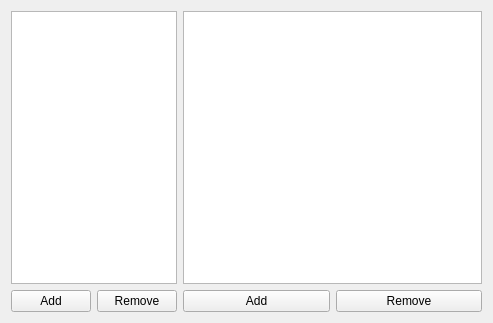
<?xml version="1.0" encoding="UTF-8"?>
<ui version="4.0">
 <class>Form</class>
 <widget class="QWidget" name="Form">
  <property name="geometry">
   <rect>
    <x>0</x>
    <y>0</y>
    <width>493</width>
    <height>323</height>
   </rect>
  </property>
  <property name="windowTitle">
   <string>Q calibrant database</string>
  </property>
  <layout class="QHBoxLayout" name="horizontalLayout">
   <item>
    <layout class="QVBoxLayout" name="verticalLayout">
     <item>
      <widget class="QListWidget" name="listWidget">
       <property name="sizePolicy">
        <sizepolicy hsizetype="Minimum" vsizetype="Expanding">
         <horstretch>0</horstretch>
         <verstretch>0</verstretch>
        </sizepolicy>
       </property>
       <property name="horizontalScrollBarPolicy">
        <enum>Qt::ScrollBarAlwaysOff</enum>
       </property>
       <property name="sizeAdjustPolicy">
        <enum>QAbstractScrollArea::AdjustToContents</enum>
       </property>
      </widget>
     </item>
     <item>
      <layout class="QHBoxLayout" name="horizontalLayout_2">
       <item>
        <widget class="QPushButton" name="addCalibrantPushButton">
         <property name="text">
          <string>Add</string>
         </property>
         <property name="icon">
          <iconset theme="list-add">
           <normaloff>.</normaloff>.</iconset>
         </property>
        </widget>
       </item>
       <item>
        <widget class="QPushButton" name="removeCalibrantPushButton">
         <property name="text">
          <string>Remove</string>
         </property>
         <property name="icon">
          <iconset theme="list-remove">
           <normaloff>.</normaloff>.</iconset>
         </property>
        </widget>
       </item>
      </layout>
     </item>
    </layout>
   </item>
   <item>
    <layout class="QVBoxLayout" name="verticalLayout_2">
     <item>
      <widget class="QTreeView" name="treeView">
       <property name="sizePolicy">
        <sizepolicy hsizetype="MinimumExpanding" vsizetype="Expanding">
         <horstretch>0</horstretch>
         <verstretch>0</verstretch>
        </sizepolicy>
       </property>
       <property name="horizontalScrollBarPolicy">
        <enum>Qt::ScrollBarAlwaysOff</enum>
       </property>
       <property name="sizeAdjustPolicy">
        <enum>QAbstractScrollArea::AdjustToContents</enum>
       </property>
       <property name="alternatingRowColors">
        <bool>true</bool>
       </property>
       <property name="uniformRowHeights">
        <bool>true</bool>
       </property>
       <property name="itemsExpandable">
        <bool>false</bool>
       </property>
      </widget>
     </item>
     <item>
      <layout class="QHBoxLayout" name="horizontalLayout_3">
       <item>
        <widget class="QPushButton" name="addPeakPushButton">
         <property name="text">
          <string>Add</string>
         </property>
         <property name="icon">
          <iconset theme="list-add">
           <normaloff>.</normaloff>.</iconset>
         </property>
        </widget>
       </item>
       <item>
        <widget class="QPushButton" name="removePeakPushButton">
         <property name="text">
          <string>Remove</string>
         </property>
         <property name="icon">
          <iconset theme="list-remove">
           <normaloff>.</normaloff>.</iconset>
         </property>
        </widget>
       </item>
      </layout>
     </item>
    </layout>
   </item>
  </layout>
 </widget>
 <resources/>
 <connections/>
</ui>
